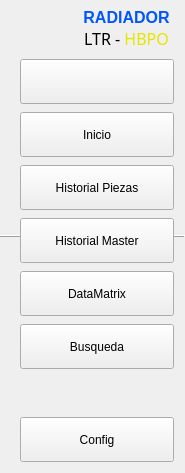
        <widget class="QFrame" name="leftMenuBg">
         <property name="sizePolicy">
          <sizepolicy hsizetype="Minimum" vsizetype="Preferred">
           <horstretch>0</horstretch>
           <verstretch>0</verstretch>
          </sizepolicy>
         </property>
         <property name="minimumSize">
          <size>
           <width>185</width>
           <height>0</height>
          </size>
         </property>
         <property name="maximumSize">
          <size>
           <width>84</width>
           <height>16777215</height>
          </size>
         </property>
         <property name="frameShape">
          <enum>QFrame::Shape::HLine</enum>
         </property>
         <property name="frameShadow">
          <enum>QFrame::Shadow::Raised</enum>
         </property>
         <layout class="QVBoxLayout" name="verticalLayout_3">
          <property name="spacing">
           <number>0</number>
          </property>
          <property name="sizeConstraint">
           <enum>QLayout::SizeConstraint::SetDefaultConstraint</enum>
          </property>
          <property name="leftMargin">
           <number>9</number>
          </property>
          <property name="topMargin">
           <number>0</number>
          </property>
          <property name="rightMargin">
           <number>0</number>
          </property>
          <property name="bottomMargin">
           <number>0</number>
          </property>
          <item>
           <widget class="QFrame" name="leftMenuFramee">
            <property name="sizePolicy">
             <sizepolicy hsizetype="Minimum" vsizetype="Preferred">
              <horstretch>0</horstretch>
              <verstretch>0</verstretch>
             </sizepolicy>
            </property>
            <layout class="QVBoxLayout" name="leftMenuFrame">
             <property name="spacing">
              <number>8</number>
             </property>
             <property name="leftMargin">
              <number>9</number>
             </property>
             <property name="rightMargin">
              <number>9</number>
             </property>
             <item>
              <widget class="QFrame" name="topLogoInfo">
               <property name="minimumSize">
                <size>
                 <width>50</width>
                 <height>40</height>
                </size>
               </property>
               <property name="maximumSize">
                <size>
                 <width>16777215</width>
                 <height>40</height>
                </size>
               </property>
               <property name="frameShape">
                <enum>QFrame::Shape::NoFrame</enum>
               </property>
               <property name="frameShadow">
                <enum>QFrame::Shadow::Raised</enum>
               </property>
               <widget class="QLabel" name="titleLeftApp">
                <property name="geometry">
                 <rect>
                  <x>60</x>
                  <y>16</y>
                  <width>93</width>
                  <height>35</height>
                 </rect>
                </property>
                <property name="font">
                 <font>
                  <family>Segoe UI Semibold</family>
                  <pointsize>16</pointsize>
                  <italic>false</italic>
                  <bold>false</bold>
                  <strikeout>false</strikeout>
                  <kerning>true</kerning>
                 </font>
                </property>
                <property name="text">
                 <string>&lt;html&gt;&lt;head/&gt;&lt;body&gt;&lt;p align=&quot;center&quot;&gt;&lt;span style=&quot; font-size:12pt;&quot;&gt;LTR - &lt;/span&gt;&lt;span style=&quot; font-size:12pt; color:#e5e500;&quot;&gt;HBPO&lt;/span&gt;&lt;/p&gt;&lt;/body&gt;&lt;/html&gt;</string>
                </property>
                <property name="alignment">
                 <set>Qt::AlignmentFlag::AlignLeading|Qt::AlignmentFlag::AlignLeft|Qt::AlignmentFlag::AlignTop</set>
                </property>
                <property name="wordWrap">
                 <bool>false</bool>
                </property>
               </widget>
               <widget class="QLabel" name="label_4">
                <property name="geometry">
                 <rect>
                  <x>3</x>
                  <y>0</y>
                  <width>51</width>
                  <height>41</height>
                 </rect>
                </property>
                <property name="styleSheet">
                 <string notr="true"/>
                </property>
                <property name="text">
                 <string/>
                </property>
                <property name="textFormat">
                 <enum>Qt::TextFormat::PlainText</enum>
                </property>
                <property name="pixmap">
                 <pixmap resource="../resources.qrc">:/images/images/logovw.png</pixmap>
                </property>
                <property name="scaledContents">
                 <bool>true</bool>
                </property>
               </widget>
               <widget class="QLabel" name="titleLeftApp_2">
                <property name="geometry">
                 <rect>
                  <x>61</x>
                  <y>-3</y>
                  <width>91</width>
                  <height>21</height>
                 </rect>
                </property>
                <property name="font">
                 <font>
                  <family>Segoe UI</family>
                  <pointsize>10</pointsize>
                  <italic>false</italic>
                  <bold>false</bold>
                  <strikeout>false</strikeout>
                  <kerning>true</kerning>
                 </font>
                </property>
                <property name="text">
                 <string>&lt;html&gt;&lt;head/&gt;&lt;body&gt;&lt;p align=&quot;center&quot;&gt;&lt;span style=&quot; font-size:12pt; font-weight:700; color:#0055ff;&quot;&gt;RADIADOR&lt;/span&gt;&lt;/p&gt;&lt;/body&gt;&lt;/html&gt;</string>
                </property>
                <property name="alignment">
                 <set>Qt::AlignmentFlag::AlignLeading|Qt::AlignmentFlag::AlignLeft|Qt::AlignmentFlag::AlignTop</set>
                </property>
                <property name="wordWrap">
                 <bool>false</bool>
                </property>
               </widget>
              </widget>
             </item>
             <item>
              <widget class="QPushButton" name="toggleButton">
               <property name="minimumSize">
                <size>
                 <width>0</width>
                 <height>45</height>
                </size>
               </property>
               <property name="layoutDirection">
                <enum>Qt::LayoutDirection::LeftToRight</enum>
               </property>
               <property name="autoFillBackground">
                <bool>false</bool>
               </property>
               <property name="styleSheet">
                <string notr="true">background-image: url(:/icons/images/icons/icon_menu.png);</string>
               </property>
               <property name="text">
                <string/>
               </property>
               <property name="checkable">
                <bool>true</bool>
               </property>
              </widget>
             </item>
             <item>
              <widget class="QPushButton" name="btn_home">
               <property name="minimumSize">
                <size>
                 <width>0</width>
                 <height>45</height>
                </size>
               </property>
               <property name="styleSheet">
                <string notr="true">background-image: url(:/icons/images/icons/cil-home.png);</string>
               </property>
               <property name="text">
                <string>Inicio</string>
               </property>
              </widget>
             </item>
             <item>
              <widget class="QPushButton" name="btn_Report">
               <property name="minimumSize">
                <size>
                 <width>0</width>
                 <height>45</height>
                </size>
               </property>
               <property name="styleSheet">
                <string notr="true">background-image: url(:/icons/images/icons/cil-file.png);</string>
               </property>
               <property name="text">
                <string>Historial Piezas</string>
               </property>
              </widget>
             </item>
             <item>
              <widget class="QPushButton" name="btn_Master">
               <property name="minimumSize">
                <size>
                 <width>0</width>
                 <height>45</height>
                </size>
               </property>
               <property name="styleSheet">
                <string notr="true">background-image: url(:/icons/images/icons/cil-notes.png);</string>
               </property>
               <property name="text">
                <string>Historial Master</string>
               </property>
              </widget>
             </item>
             <item>
              <widget class="QPushButton" name="btn_DataMatrix">
               <property name="sizePolicy">
                <sizepolicy hsizetype="Minimum" vsizetype="Maximum">
                 <horstretch>0</horstretch>
                 <verstretch>0</verstretch>
                </sizepolicy>
               </property>
               <property name="minimumSize">
                <size>
                 <width>0</width>
                 <height>45</height>
                </size>
               </property>
               <property name="styleSheet">
                <string notr="true">background-image: url(:/icons/images/icons/cil-featured-playlist.png);</string>
               </property>
               <property name="text">
                <string>DataMatrix</string>
               </property>
              </widget>
             </item>
             <item>
              <widget class="QPushButton" name="btn_printer">
               <property name="minimumSize">
                <size>
                 <width>45</width>
                 <height>45</height>
                </size>
               </property>
               <property name="styleSheet">
                <string notr="true">background-image: url(:/icons/images/icons/cil-print.png);</string>
               </property>
               <property name="text">
                <string>Busqueda</string>
               </property>
              </widget>
             </item>
             <item>
              <spacer name="espaciador_settings">
               <property name="orientation">
                <enum>Qt::Orientation::Vertical</enum>
               </property>
               <property name="sizeHint" stdset="0">
                <size>
                 <width>20</width>
                 <height>40</height>
                </size>
               </property>
              </spacer>
             </item>
             <item>
              <widget class="QPushButton" name="btn_configData">
               <property name="sizePolicy">
                <sizepolicy hsizetype="Minimum" vsizetype="Minimum">
                 <horstretch>0</horstretch>
                 <verstretch>0</verstretch>
                </sizepolicy>
               </property>
               <property name="minimumSize">
                <size>
                 <width>0</width>
                 <height>45</height>
                </size>
               </property>
               <property name="styleSheet">
                <string notr="true">background-image: url(:/icons/images/icons/icon_settings.png);</string>
               </property>
               <property name="text">
                <string>Config</string>
               </property>
               <property name="checkable">
                <bool>true</bool>
               </property>
              </widget>
             </item>
            </layout>
           </widget>
          </item>
         </layout>
        </widget>
